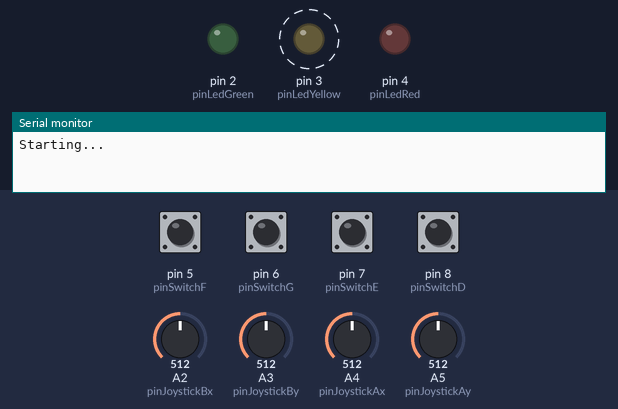
The sketch below on a simulated Arduino Uno, built with avr-gcc and run on an emulated ATmega328P. Parts: output pins drawn as LEDs (lit = HIGH), the last lines printed to the serial monitor. Dashed ring = blinking. The test bench sets the inputs (shaded band); at power-on: pin 5 (pinSwitchF), pin 6 (pinSwitchG), pin 7 (pinSwitchE), pin 8 (pinSwitchD) HIGH, A2 (pinJoystickBx) = 512, A3 (pinJoystickBy) = 512, A4 (pinJoystickAx) = 512, A5 (pinJoystickAy) = 512. No radio packets arrive unless stated.

Above: at 0.08 s.
At 3.01 s:
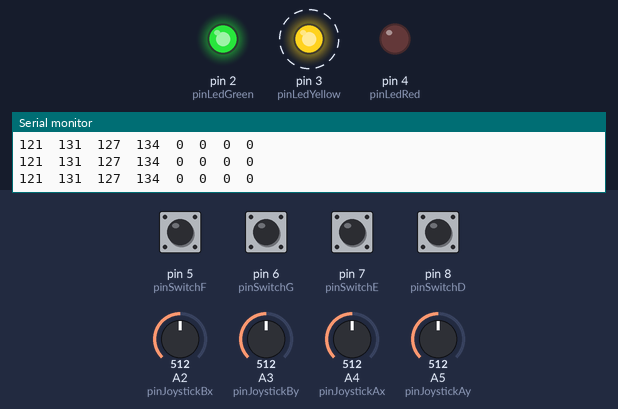
Timing chart, 0 to 3.3 s (numbered marks = the images above):
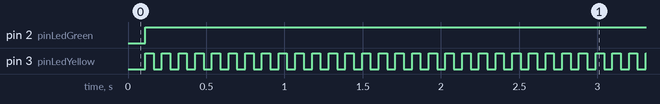

The sketch:

RadioController.ino
```cpp
// TO DO - add radio.isChipConnected() check
#include <SPI.h>
#include <RF24.h>
#include <EEPROM.h>

// STATES
const byte STANDBY = 0;
const byte TRANSMIT = 1;
const byte TX_ERROR = 2;
const byte CALIBRATE = 3;
byte controllerState = STANDBY;

#include "Inputs.h"
#include "Radio.h"
#include "UserOutputs.h"

void setup() {
  Serial.begin(115200);
  Serial.println(F("Starting..."));
  setupInputs();
  setupOutputs();
  setupRadio();
  processInputs();
  //    controllerState = CALIBRATE;  // for testing
  if (controllerState == CALIBRATE) {
    calibration();
  }
  controllerState = TRANSMIT;
} // SETUP

void loop() {
  if (controllerState == TRANSMIT) {
    processInputs();
    if (incAliveVal) {
      buildPackage(true);
      incAliveVal = false;
    }
    else {
      buildPackage(false);
    }
    if (millis() - lastTransmission >= txFreq) {
      printInputs();
      // printPackage();
      sendPackage();
      lastTransmission += txFreq;
      incAliveVal = true;
      // printInputs();
      if (radio.isAckPayloadAvailable()) {
        radio.read(&ack, sizeof(ack));
        // Serial.println(ack);
        parseAcknowledgement();
        // Serial.println(batteryLevel);
      }
      else {
      }
    }
  }
  updateOutputs();
} // LOOP
```

Inputs.h
```cpp
// INPUTS
const byte pinJoystickAx = A4;
const byte pinJoystickAy = A5;
const byte pinJoystickBx = A2;
const byte pinJoystickBy = A3;
const byte pinSwitchD = 8;    // right toggle switch up
const byte pinSwitchE = 7;    // right toggle switch down
const byte pinSwitchF = 5;    // left toggle
const byte pinSwitchG = 6;    // left toggle


// INPUT VARIABLES
int joystickAx;
int joystickAy;
int joystickBx;
int joystickBy;
byte switchDTmp;
byte switchD;
byte switchETmp;
byte switchE;
byte switchFTmp;
byte switchF;
byte switchGTmp;
byte switchG;

// STICK CALIBRATION
int AX_CENTRE = 522;
int AX_MIN = 184;
int AX_MAX = 870;
int AY_CENTRE = 554;
int AY_MIN = 174;
int AY_MAX = 830;
int BX_CENTRE = 520;
int BX_MIN = 880;
int BX_MAX = 140;
int BY_CENTRE = 498;
int BY_MIN = 163;
int BY_MAX = 825;

const int OUTPUT_MIN = 0;
const int OUTPUT_MAX = 255;
const int STICK_DEADBAND = 5; // applied to the analog read

byte switchDPrevious = 0;  // DEFAULT LOW
byte switchEPrevious = 0;  // DEFAULT LOW
byte switchFPrevious = 0;  // DEFAULT LOW
byte switchGPrevious = 0;  // DEFAULT LOW

void setupInputs() {
  // set up user inputs (buttons, joysticks etc)
  pinMode(pinJoystickAx, INPUT); // not strictly required
  pinMode(pinJoystickAy, INPUT); // not strictly required
  pinMode(pinJoystickBx, INPUT); // not strictly required
  pinMode(pinJoystickBy, INPUT); // not strictly required
  pinMode(pinSwitchD, INPUT_PULLUP);
  pinMode(pinSwitchE, INPUT_PULLUP);
  pinMode(pinSwitchF, INPUT_PULLUP);
  pinMode(pinSwitchG, INPUT_PULLUP);
}

void readInputs() {
  delay(10);
  joystickAx = analogRead(pinJoystickAx);
  delay(10);
  joystickAy = analogRead(pinJoystickAy);
  delay(10);
  joystickBx = analogRead(pinJoystickBx);
  delay(10);
  joystickBy = analogRead(pinJoystickBy);
  delay(10);
  switchDTmp = digitalRead(pinSwitchD);
  switchETmp = digitalRead(pinSwitchE);
  switchFTmp = digitalRead(pinSwitchF);
  switchGTmp = digitalRead(pinSwitchG);
}


void debounceInputs() {
  static unsigned long debounceDelay = 50;
  static unsigned long switchDLastDebounceTime = 0;
  static unsigned long switchELastDebounceTime = 0;
  static unsigned long switchFLastDebounceTime = 0;
  static unsigned long switchGLastDebounceTime = 0;
  unsigned long currentTime = millis();

  if (switchETmp != switchFPrevious) {
    switchELastDebounceTime = currentTime;
  }
  if (switchFTmp != switchFPrevious) {
    switchFLastDebounceTime = currentTime;
  }
  if (switchGTmp != switchEPrevious) {
    switchGLastDebounceTime = currentTime;
  }
  if (switchDTmp != switchDPrevious) {
    switchDLastDebounceTime = currentTime;
  }
  if (currentTime - switchELastDebounceTime > debounceDelay) {
    switchE = switchETmp;
  }
  if (currentTime - switchFLastDebounceTime > debounceDelay) {
    switchF = switchFTmp;
  }
  if (currentTime - switchGLastDebounceTime > debounceDelay) {
    switchG = switchGTmp;
  }
  if (currentTime - switchDLastDebounceTime > debounceDelay) {
    switchD = switchDTmp;
  }

  switchEPrevious = switchETmp;
  switchFPrevious = switchFTmp;
  switchGPrevious = switchGTmp;
  switchDPrevious = switchDTmp;

}


//493 2 984
// WHERE TO LIMIT THE ACTUAL READINGS??
// WHERE TO ADD DEADBAND

void constrainInput(int *input, int *centre, int *minimum, int *maximum) {
  // account for high mins and low maxs
  int tmpInput = *input;

  if ((*centre - *minimum) > 1) {
    tmpInput = min(tmpInput, *maximum);
    tmpInput = max(tmpInput, *minimum);
  }
  else {
    tmpInput = max(tmpInput, *maximum);
    tmpInput = min(tmpInput, *minimum);
  }

  if (abs(*input - *centre) > STICK_DEADBAND) {
    *input = tmpInput;
  }
  else {
    *input = *centre;
  }
}

void constrainInputsAll(){
  constrainInput(&joystickAx, &AX_CENTRE, &AX_MIN, &AX_MAX);
//  constrainInput(&joystickAy, &AY_CENTRE, &AY_MIN, &AY_MAX);
  constrainInput(&joystickBx, &BX_CENTRE, &BX_MIN, &BX_MAX);
  constrainInput(&joystickBy, &BY_CENTRE, &BY_MIN, &BY_MAX);
}

void addDeadband(){
  if(abs(joystickAx-127) < STICK_DEADBAND){
    joystickAx = 127;
  }
  if(abs(joystickBx-127) < STICK_DEADBAND){
    joystickBx = 127;
  }
  if(abs(joystickBy-127) < STICK_DEADBAND){
    joystickBy = 127;
  }
}


void enforceLimits(){
  joystickAx = constrain(joystickAx, 0, 255);
  joystickAy = constrain(joystickAy, 0, 255);
  joystickBx = constrain(joystickBx, 0, 255);
  joystickBy = constrain(joystickBy, 0, 255);
}


void mapInputs() {
  joystickAx = map(joystickAx, AX_MIN, AX_MAX, OUTPUT_MIN, OUTPUT_MAX);
  joystickAy = map(joystickAy, AY_MIN, AY_MAX, OUTPUT_MIN, OUTPUT_MAX);
  joystickBx = map(joystickBx, BX_MIN, BX_MAX, OUTPUT_MIN, OUTPUT_MAX);
  joystickBy = map(joystickBy, BY_MIN, BY_MAX, OUTPUT_MIN, OUTPUT_MAX);
  switchD = !switchDPrevious;
  switchE = !switchEPrevious;
  switchF = !switchFPrevious;
  switchG = !switchGPrevious;
}

int findCentre(byte pin) {
  int centre;
  unsigned long readingSum = 0;
  byte repetitions = 200;
  for (byte i = 0; i < repetitions; i++) {
    readingSum += analogRead(pin);
  }
  centre = readingSum / repetitions;
  return centre;
}

int findInputMax(byte pin, int centreReading) {
  int dir;
  int maxDiff = 0;
  int maxReading;
  // wait until reading changes from centre (beyond some threshold)
  while (abs(analogRead(pin) - centreReading) < 100) {
    // wait until input difference exceeds initial value
  }
  // check which way stick has been moved
  if (analogRead(pin) - centreReading > 0) {
    // reading larger values than initial
    dir = 1;
  }
  else {
    dir = -1;
  }
  Serial.print("dir: "); Serial.println(dir);
  // now look for the maximum value stick is at until reading is back close to initial value
  while (abs(analogRead(pin) - centreReading) > 50) {
    maxDiff = max(maxDiff, abs(analogRead(pin) - centreReading));
  }
  maxReading = centreReading + (maxDiff * dir);
  return maxReading;
}


int sign(int a) {
  int i;
  if (a > 0) {
    i = 1;
  }
  else if (a < 0) {
    i = -1;
  }
  else {
    i = 0;
  }
  return i;
}

void modifyInputRange(int *centre, int *minimum, int *maximum) {
  // check if limits are equally distant from the centre
  int minRange = min(abs(*centre - *minimum), abs(*centre - *maximum));
  // constrain
  *minimum = *centre - (sign(*centre - *minimum) * minRange);
  *maximum = *centre - (sign(*centre - *maximum) * minRange);
}

void calibration() {
  Serial.println(F("StickA X axis"));
  AX_CENTRE = findCentre(pinJoystickAx);
//  Serial.println(AX_CENTRE);
  Serial.println(F("Move to minimum"));
  AX_MIN = findInputMax(pinJoystickAx, AX_CENTRE);
//  Serial.println(AX_MIN);
  Serial.println(F("Move to maximum"));
  AX_MAX = findInputMax(pinJoystickAx, AX_CENTRE);
//  Serial.println(AX_MAX);
  modifyInputRange(&AX_CENTRE, &AX_MIN, &AX_MAX);
  Serial.println(AX_CENTRE);
  Serial.println(AX_MIN);
  Serial.println(AX_MAX);

  Serial.println(F("StickA Y axis"));
  AY_CENTRE = findCentre(pinJoystickAy);
  Serial.println(F("Move to minimum"));
  AY_MIN = findInputMax(pinJoystickAy, AY_CENTRE);
  Serial.println(F("Move to maximum"));
  AY_MAX = findInputMax(pinJoystickAy, AY_CENTRE);
  modifyInputRange(&AY_CENTRE, &AY_MIN, &AY_MAX);
  Serial.println(AY_CENTRE);
  Serial.println(AY_MIN);
  Serial.println(AY_MAX);

  Serial.println(F("StickB X axis"));
  BX_CENTRE = findCentre(pinJoystickBx);
  Serial.println(F("Move to minimum"));
  BX_MIN = findInputMax(pinJoystickBx, BX_CENTRE);
  Serial.println(F("Move to maximum"));
  BX_MAX = findInputMax(pinJoystickBx, BX_CENTRE);
  modifyInputRange(&BX_CENTRE, &BX_MIN, &BX_MAX);
  Serial.println(BX_CENTRE);
  Serial.println(BX_MIN);
  Serial.println(BX_MAX);

  Serial.println(F("StickB Y axis"));
  BY_CENTRE = findCentre(pinJoystickBy);
  Serial.println(F("Move to minimum"));
  BY_MIN = findInputMax(pinJoystickBy, BY_CENTRE);
  Serial.println(F("Move to maximum"));
  BY_MAX = findInputMax(pinJoystickBy, BY_CENTRE);
  modifyInputRange(&BY_CENTRE, &BY_MIN, &BY_MAX);
  Serial.println(BY_CENTRE);
  Serial.println(BY_MIN);
  Serial.println(BY_MAX);

  Serial.println(F("Stick calibration complete"));
  while(1); // currently end here, in future can store in EEPROM and continue
}


void processInputs() {
  readInputs();
//  printInputs();
  debounceInputs();
  constrainInputsAll(); // DON'T REALLY NEED THIS NOW (I THINK)
  mapInputs();
  addDeadband();
  enforceLimits(); // just in case
}

// TO DO - store/retrieve settings in EEPROM
void writeIntegerToEeprom(int address, int data){
  EEPROM.write(address,highByte(data));
  address++;
  EEPROM.write(address,lowByte(data));
}

int readIntegerFromEeprom(int address){
  byte high = EEPROM.read(address);
  byte low = EEPROM.read(address);
  int result=word(high,low);
  return result;
}

void printInputs() {
  Serial.print(joystickAx); Serial.print('\t');
  Serial.print(joystickAy); Serial.print('\t');
  Serial.print(joystickBx); Serial.print('\t');
  Serial.print(joystickBy); Serial.print('\t');
  Serial.print(switchD); Serial.print('\t');
  Serial.print(switchE); Serial.print('\t');
  Serial.print(switchF); Serial.print('\t');
  Serial.print(switchG); Serial.print('\n');
}
```

Radio.h
```cpp
// Control byte
// bit 0:
// bit 1:
// bit 2: 1 = Attitude mode, 0 = rate mode
// bit 3: 1 = auto-level on, 0 = auto-level off
// bit 4:
// bit 5:
// bit 6:
// bit 7;


// Acknowledgement byte
// bit 0:
// bit 1:
// bit 2:
// bit 3:
// bit 4:
// bit 5: Battery
// bit 6: Battery
// bit 7: Battery


// RADIO
const byte address[] = "1Node";
RF24 radio(9, 10); // CE, CSN (SPI SS)

struct dataStruct {
  byte inputOne;
  byte inputTwo;
  byte inputThree;
  byte inputFour;
  byte control; // for some control bits
  byte alive; //this will increment every time the data is sent
  byte checksum;
} rcPackage;

byte batteryLevel = 0;

const int txFreq = 50; // in milliseconds i.e. txFreq = 50 ==> 1000/50 = 20Hz
// actual frequency will be slightly lower
unsigned long lastTransmission = 0;
unsigned long lastAcknowledgement = 0;
bool txSuccess = false;
byte ack = 0;

bool incAliveVal = true;

void setupRadio() {
  radio.begin();
  radio.setPALevel(RF24_PA_LOW);  // MIN, LOW, HIGH, MAX
  radio.enableAckPayload();
  radio.enableDynamicPayloads();
  radio.setDataRate(RF24_250KBPS);

  radio.openWritingPipe(address);
}

void parseAcknowledgement() {
  // just have battery for the moment
  if (ack & 1 == 1) { // all acknowledgements should have bit 0 = 1
    byte mask = 224;
    batteryLevel = (ack & mask) >> 5;
  }
}

byte calculateCheckSum() {
  byte sum = 0;
  sum += rcPackage.inputOne;
  sum += rcPackage.inputTwo;
  sum += rcPackage.inputThree;
  sum += rcPackage.inputFour;
  sum += rcPackage.control;
  sum += rcPackage.alive;
  sum = 1 - sum;
  return sum;
}

void buildPackage(bool increment) {
  static byte alive = 0;
  rcPackage.inputOne = joystickAy;
  rcPackage.inputTwo = joystickBx;
  rcPackage.inputThree = joystickBy;
  rcPackage.inputFour = joystickAx;
  byte tmp = 0;
  tmp |= !switchD << 2;  // note switch D on = toggle switch up = rate mode. If rate mode is not selected then must be attitude mode
  tmp |= switchE << 3;  // switchE on = toggle switch down = auto-level
  rcPackage.control = tmp;
  if (increment) {
    alive++;
  }
  rcPackage.alive = alive;
  rcPackage.checksum = calculateCheckSum();
}

void sendPackage() {
  radio.flush_rx();
  txSuccess = radio.write( &rcPackage, sizeof(rcPackage));
}

void printPackage() {
  Serial.print(rcPackage.inputOne); Serial.print('\t');
  Serial.print(rcPackage.inputTwo); Serial.print('\t');
  Serial.print(rcPackage.inputThree); Serial.print('\t');
  Serial.print(rcPackage.inputFour); Serial.print('\t');
  Serial.print(rcPackage.control); Serial.print('\t');
  Serial.print(rcPackage.alive); Serial.print('\t');
  Serial.print(rcPackage.checksum); Serial.print('\n');
}
```

UserOutputs.h
```cpp
// OUTPUTS
const byte pinLedGreen = 2;
const byte pinLedYellow = 3;
const byte pinLedRed = 4;

struct led {
  byte pin;
  bool active;
  byte state;
  unsigned long intervalOn;
  unsigned long intervalOff;
  unsigned long timeOn;
  unsigned long timeOff;
};
led yellow = {pinLedYellow, false, 0, 0, 0, 0, 0}; // battery indicator

void setupOutputs() {
  pinMode(pinLedGreen, OUTPUT);
  pinMode(pinLedRed, OUTPUT);
  digitalWrite(pinLedGreen, LOW);
  digitalWrite(pinLedRed, LOW);
  pinMode(yellow.pin, OUTPUT);
  digitalWrite(yellow.pin, yellow.state);
  yellow.active = true;
  yellow.intervalOn = 25;
  unsigned long tmp = millis();
  yellow.timeOn = tmp;
  yellow.timeOff = tmp;

}

void updateBatteryIndicator() {
  switch (batteryLevel) {
    case 7:
      yellow.intervalOff = 1975;
      break;
    case 6:
      yellow.intervalOff = 1725;
      break;
    case 5:
      yellow.intervalOff = 1475;
      break;
    case 4:
      yellow.intervalOff = 975;
      break;
    case 3:
      yellow.intervalOff = 475;
      break;
    case 2:
      yellow.intervalOff = 75;
      break;
    case 1:
      yellow.intervalOff = 50;
      break;
    case 0:
      yellow.intervalOff = 25;
      break;
  }
}

void updateLED(led* colour) {
  if (colour->active == false && colour->state == 0) {
  }
  else if (colour->active == false && colour->state == 1) {
    colour->state = 0;
    digitalWrite(colour->pin, colour->state);
  }
  else {
    // led is active, check whether to turn off or on
    unsigned long currentTime = millis();
    if (colour->state == 1 && (currentTime - colour->timeOn) >= colour->intervalOn) {
      colour->state = 0;
      digitalWrite(colour->pin, colour->state);
      colour->timeOff = currentTime;
    }
    else if (colour->state == 0 && (currentTime - colour->timeOff) >= colour->intervalOff) {
      colour->state = 1;
      digitalWrite(colour->pin, colour->state);
      colour->timeOn = currentTime;
    }
  }
}

void updateOutputs() {
  if (controllerState == TRANSMIT) {
    digitalWrite(pinLedGreen, HIGH); // Green LED will indicate there is a transmission
    digitalWrite(pinLedRed, !txSuccess);  // Turn on Red LED if transmission has failed
  }
  updateBatteryIndicator();
  updateLED(&yellow);
}
```

Measured:
- by itself, pin 2 (pinLedGreen): LOW → HIGH at 0.11 s
- by itself, pin 3 (pinLedYellow): alternates HIGH for 0.05 s and LOW for 0.05 s
